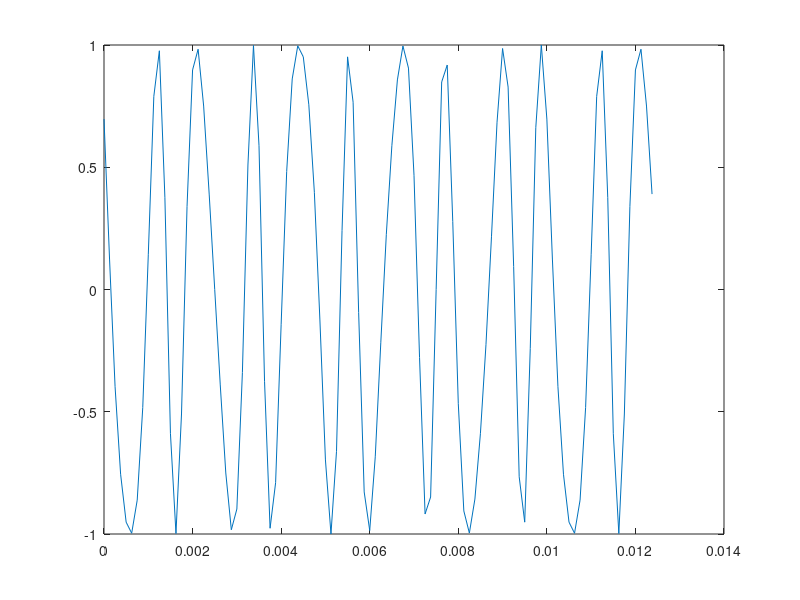

Reproduce this figure in MATLAB. (Note: this script raises an error after producing the figure.)
function sound_1
global gSampleSec;
global gNumSec;
global gNSample;
global gX;
global gT;

gSampleSec=8000;
gNumSec=4;
gNSample=gSampleSec*gNumSec;
gX=zeros(1,gNSample);
gT=zeros(1,gNSample);

build1;
plot1;
%write_file1;
play_sound1;
return

%------------------------------------------------------------
%------------------------------------------------------------
%------------------------------------------------------------
function build1
global gSampleSec;
global gNumSec;
global gNSample;
global gX;
global gT;

DelT=1/8000.0;
Fc=900.0;
Fm=500.0;
delF=400;

Wc=2*pi*Fc;
Wm=2*pi*Fm;
delW=2*pi*delF;
m1=delW/Wm;

gT = 0:DelT:gNumSec;

for N=1:gNSample
   T=gT(N);
   gX(N) = 0.99*cos(Wc*T + m1*cos(Wm*T));
end

gX=gX/max(gX);
return
%------------------------------------------------------------
%------------------------------------------------------------
%------------------------------------------------------------
function plot1
global gX;
global gT;

plot(gT(1:100),gX(1:100))
return
%------------------------------------------------------------
%------------------------------------------------------------
%------------------------------------------------------------
function write_file1
global gX;

wavwrite(gX,'test1.wav')
return
%------------------------------------------------------------
%------------------------------------------------------------
%------------------------------------------------------------
function play_sound1
global gX;

hplayer = audioplayer(gX, 8000);
playblocking(hplayer);
display(hplayer)

return
